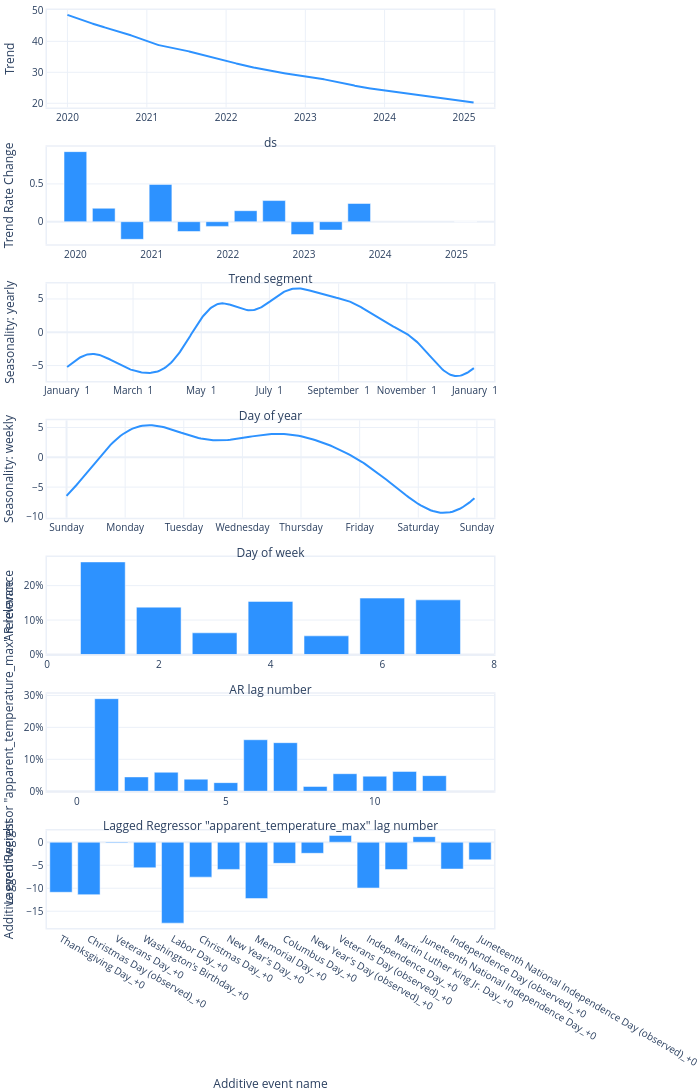

Notebook code for this chart:
### Code cell
model.plot_parameters()

### Figure 1 — Plotly figure (JSON) as saved in the notebook; plotly's stock layout.template omitted (floating-point values rounded to 4 significant figures; data arrays with more than 128 entries replaced by an {"elided": "..."} marker saying what was removed)
{"data": [{"fill": "none", "line": {"color": "#2d92ff", "width": 2}, "mode": "lines", "name": "Trend", "type": "scatter", "x": {"elided": "1872 str values"}, "xaxis": "x", "y": {"elided": "1872 float values"}, "yaxis": "y"}, {"marker": {"color": "#2d92ff"}, "name": "Trend Rate Change", "type": "bar", "x": ["2020-01-01T00:00:00", "2020-05-16T01:44:43.636364", "2020-09-29T03:29:27.272727", "2021-02-12T05:14:10.909091", "2021-06-28T06:58:54.545455", "2021-11-11T08:43:38.181818", "2022-03-27T10:28:21.818182", "2022-08-10T12:13:05.454545", "2022-12-24T13:57:49.090909", "2023-05-09T15:42:32.727273", "2023-09-22T17:27:16.363636", "2025-02-14T00:00:00"], "xaxis": "x2", "y": [0.927, 0.178, -0.2327, 0.4936, -0.1296, -0.06197, 0.1458, 0.2796, -0.1699, -0.1105, 0.241, 0], "yaxis": "y2"}, {"fill": "none", "line": {"color": "#2d92ff", "width": 2}, "mode": "lines", "name": "yearly", "type": "scatter", "x": {"elided": "365 str values"}, "xaxis": "x3", "y": {"elided": "365 float values"}, "yaxis": "y3"}, {"fill": "none", "line": {"color": "#2d92ff", "width": 2}, "mode": "lines", "name": "weekly", "type": "scatter", "x": {"elided": "168 int values"}, "xaxis": "x4", "y": {"elided": "168 float values"}, "yaxis": "y4"}, {"marker": {"color": "#2d92ff"}, "name": "AR", "type": "bar", "x": [7, 6, 5, 4, 3, 2, 1], "xaxis": "x5", "y": [0.1586, 0.1638, 0.0541, 0.1543, 0.06291, 0.1375, 0.2689], "yaxis": "y5"}, {"marker": {"color": "#2d92ff"}, "name": "Lagged Regressor \"apparent_temperature_max\"", "type": "bar", "x": [12, 11, 10, 9, 8, 7, 6, 5, 4, 3, 2, 1], "xaxis": "x6", "y": [0.04882, 0.06207, 0.04718, 0.05492, 0.01494, 0.152, 0.1612, 0.02693, 0.03783, 0.05946, 0.04488, 0.2898], "yaxis": "y6"}, {"marker": {"color": "#2d92ff"}, "name": "Additive event", "type": "bar", "width": 0.8, "x": ["Thanksgiving Day_+0", "Christmas Day (observed)_+0", "Veterans Day_+0", "Washington's Birthday_+0", "Labor Day_+0", "Christmas Day_+0", "New Year's Day_+0", "Memorial Day_+0", "Columbus Day_+0", "New Year's Day (observed)_+0", "Veterans Day (observed)_+0", "Independence Day_+0", "Martin Luther King Jr. Day_+0", "Juneteenth National Independence Day_+0", "Independence Day (observed)_+0", "Juneteenth National Independence Day (observed)_+0"], "xaxis": "x7", "y": [-10.87, -11.39, -0.1502, -5.548, -17.58, -7.589, -5.912, -12.24, -4.587, -2.409, 1.469, -9.95, -5.924, 1.208, -5.827, -3.826], "yaxis": "y7"}], "layout": {"autosize": true, "font": {"size": 10}, "height": 1470, "hovermode": "x unified", "margin": {"b": 0, "l": 0, "pad": 0, "r": 10, "t": 10}, "showlegend": false, "title": {"font": {"size": 12}}, "width": 700, "xaxis": {"anchor": "y", "domain": [0, 1], "linewidth": 1.5, "mirror": true, "range": ["2019-09-29T00:00:00", "2025-05-19T00:00:00"], "showline": true, "title": {"text": "ds"}, "type": "date"}, "xaxis2": {"anchor": "y2", "domain": [0, 1], "linewidth": 1.5, "mirror": true, "range": ["2019-08-17T22:15:16.363636", "2025-06-30T01:44:43.636364"], "showline": true, "title": {"text": "Trend segment"}, "type": "date"}, "xaxis3": {"anchor": "y3", "domain": [0, 1], "linewidth": 1.5, "mirror": true, "range": ["2016-12-14T00:00:00", "2018-01-18T00:00:00"], "showline": true, "tickformat": "%B %e", "title": {"text": "Day of year"}}, "xaxis4": {"anchor": "y4", "domain": [0, 1], "linewidth": 1.5, "mirror": true, "range": [-8, 175], "showline": true, "tickmode": "array", "ticktext": ["Sunday", "Monday", "Tuesday", "Wednesday", "Thursday", "Friday", "Saturday", "Sunday", "Sunday"], "tickvals": [0, 24, 48, 72, 96, 120, 144, 168, 192], "title": {"text": "Day of week"}}, "xaxis5": {"anchor": "y5", "domain": [0, 1], "linewidth": 1.5, "mirror": true, "range": [0, 8], "showline": true, "title": {"text": "AR lag number"}}, "xaxis6": {"anchor": "y6", "domain": [0, 1], "linewidth": 1.5, "mirror": true, "range": [-1, 14], "showline": true, "title": {"text": "Lagged Regressor \"apparent_temperature_max\" lag number"}}, "xaxis7": {"anchor": "y7", "domain": [0, 1], "linewidth": 1.5, "mirror": true, "showline": true, "title": {"text": "Additive event name"}}, "yaxis": {"anchor": "x", "domain": [0.8939, 1], "linewidth": 1.5, "mirror": true, "rangemode": "normal", "showline": true, "title": {"text": "Trend"}}, "yaxis2": {"anchor": "x2", "domain": [0.7449, 0.851], "linewidth": 1.5, "mirror": true, "rangemode": "normal", "showline": true, "title": {"text": "Trend Rate Change"}}, "yaxis3": {"anchor": "x3", "domain": [0.5959, 0.702], "linewidth": 1.5, "mirror": true, "rangemode": "normal", "showline": true, "title": {"text": "Seasonality: yearly"}}, "yaxis4": {"anchor": "x4", "domain": [0.4469, 0.5531], "linewidth": 1.5, "mirror": true, "rangemode": "normal", "showline": true, "title": {"text": "Seasonality: weekly"}}, "yaxis5": {"anchor": "x5", "domain": [0.298, 0.4041], "linewidth": 1.5, "mirror": true, "rangemode": "normal", "showline": true, "tickformat": ",.0%", "title": {"text": "AR relevance"}}, "yaxis6": {"anchor": "x6", "domain": [0.149, 0.2551], "linewidth": 1.5, "mirror": true, "rangemode": "normal", "showline": true, "tickformat": ",.0%", "title": {"text": "Lagged Regressor \"apparent_temperature_max\" relevance"}}, "yaxis7": {"anchor": "x7", "domain": [0, 0.1061], "linewidth": 1.5, "mirror": true, "rangemode": "normal", "showline": true, "title": {"text": "Additive event weight"}}}}
